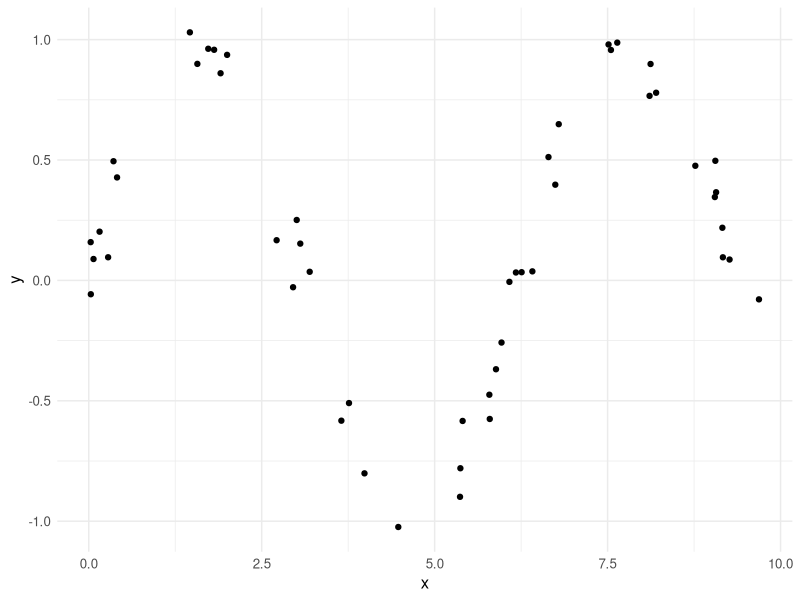
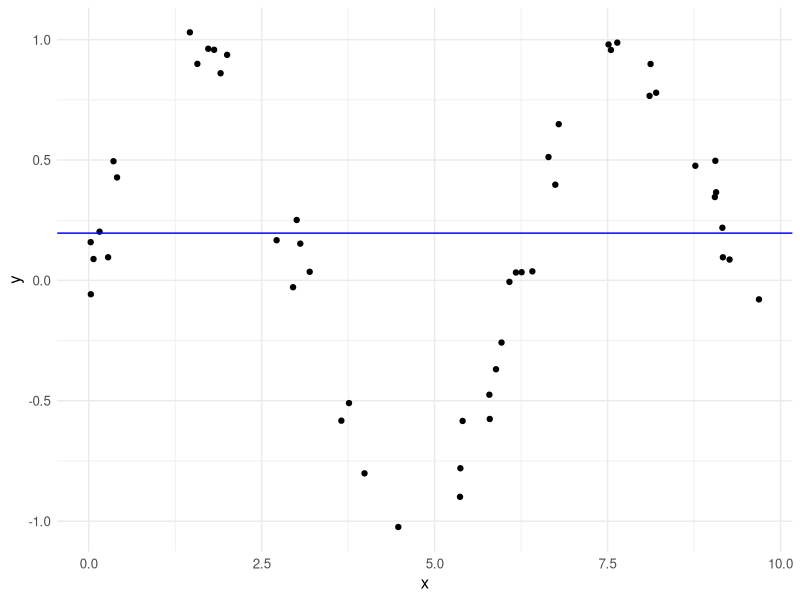

R code for these plots, in order: (Note: this script raises an error after producing the figures.)
# ------------------------------------------------------------------------------
# FIG: TREE-BASED GRADIENT BOOSTING ANIMATION
# ------------------------------------------------------------------------------

# Purpose: visualize tree-based gb with running animation

library(rpart)
library(gridExtra)
library(ggplot2)
library(knitr)
library(data.table)

# DATA -------------------------------------------------------------------------

set.seed(122L)
n <- 50L
x <- sort(10L * runif(n))
X <- data.frame(x_1 = x)
set.seed(122L)
y <- sin(x) + rnorm(length(x), mean = 0L, sd = sqrt(0.01))

# FUNCTIONS --------------------------------------------------------------------

# Define function that conducts animation for increasing m

anim <- function(X, 
                 y, 
                 n_baselearners, 
                 minsplit = 3L, 
                 demo = FALSE, 
                 data_all_iterations = TRUE) {
  
  # Initialize values
  
  n <- length(y)
  x_1 <- X[, 1L]
  
  intercept <- mean(y)
  
  models <- vector("list", n_baselearners)
  betas <- numeric(n_baselearners)
  if(data_all_iterations) traces <- vector("list", n_baselearners)
  
  # Define predictive function
  
  predict_additive <- function(m) {
    
    if (m == 0L) return(rep(intercept, n))
    
    p <- sapply(seq_len(m), function(i) predict(models[[i]], newdata = X))
    p %*% betas[seq_len(m)] + intercept
    
  }
  
  # Define loss function
  
  compute_loss <- function(y_hat) (y - y_hat)
  
  # Define line search (actually unnecessary and stupid for L2 loss...)
  
  conduct_line_search <- function(y_hat, r_hat) {
    
    objective <- function(beta) crossprod(y - (y_hat + beta * r_hat))
    opt <- optimize(objective, interval = c(0L, 10000L))
    
    if (demo) print(opt)
    
    opt$minimum
    
  }

  # Iterate
  
  for (m in seq_len(n_baselearners)) {
    
    if (demo) messagef("Iteration: %i", m)
    
    # Compute pseudo-residuals
    
    y_hat <- predict_additive(m - 1L)
    r <- compute_loss(y_hat)
    
    # Fit model to pseudo-residuals
    
    r_data <- data.frame(X, r = r)
    
    model <- rpart::rpart(
      r ~ ., 
      data = r_data, 
      maxdepth = 1L, 
      minsplit = minsplit, 
      minbucket = minsplit, 
      xval = 0L)
    
    models[[m]] <- model
    r_hat <- predict(model, newdata = X)
    
    trace <- data.frame(
      x_1 = x_1, y = y, y_hat = y_hat, r = r, r_hat = r_hat)
    
    if (demo) print(trace)
    if (data_all_iterations) traces[[m]] <- trace
    
    beta <- conduct_line_search(y_hat, r_hat)
    betas[[m]] <- beta
    
    if (demo) plot_model(j - 1L, y_hat, r, r_hat, beta)
    if (demo) pause()
    
  }
  
  output <- list(models = models, betas = betas, intercept = intercept)
  if (data_all_iterations) {
    output <- append(output, list(traces))
    names(output)[4L] <- "traces"}
  
  output

}

# Define function that plots data + model and residuals + b^m side by side

plot_model <- function(m, x, y_hat, r, r_hat, beta) {
  
  d <- c(0L, (x[-1L] - x[-length(x)]) / 2L, 0L)
  
  x_grid <- rbind(
    x - d[seq_len(length(x))], 
    x + d[seq_len(length(x)) + 1L])
  
  y_hat_grid <- rep(y_hat, each = 2L)
  r_hat_grid <- rep(r_hat, each = 2L)
  
  p_1 <- ggplot2::ggplot() +
    ggplot2::geom_point(aes(x = x, y = y)) +
    ggplot2::geom_step(aes(x = x_grid, y = y_hat_grid), col = "blue") +
    ggplot2::xlab("x") +
    ggplot2::ggtitle(
      label = NULL , 
      subtitle = sprintf("m = %i: data and model ", m)) +
    ggplot2::theme_minimal() +
    ggplot2::theme(text = ggplot2::element_text(16L))
  
  p_2 <- ggplot2::ggplot() +
    ggplot2::geom_point(aes(x = x, y = r)) +
    ggplot2::geom_step(aes(x = x_grid, y = r_hat_grid), col = "blue") +
    ggplot2::ggtitle(
      label = NULL , 
      subtitle = expression(r^{"[m]"} ~ "and" ~ alpha * b^{"[m]"})) +
    ggplot2::ylim(c(-1L, 1L)) +
    ggplot2::theme_minimal() +
    ggplot2::theme(text = ggplot2::element_text(16L))
  
  gridExtra::grid.arrange(p_1, p_2, nrow = 1L)
  
}

# PLOTS ------------------------------------------------------------------------

# Plot data & initial constant model

p_1 <- ggplot2::ggplot() + 
  ggplot2::geom_point(aes(x = x, y = y)) +
  ggplot2::theme_minimal() +
  ggplot2::theme(text = element_text(size = 12L))

p_2 <- p_1 +
  ggplot2::geom_hline(aes(yintercept = mean(y)), col = "blue")

ggplot2::ggsave("../figure/gbm_anim_data.png", p_1, width = 4L, height = 3.4)
ggplot2::ggsave("../figure/gbm_anim_init.png", p_2, width = 4L, height = 3.4)

# Run animation

z <- anim(X = X, y = y, n_baselearners = 100L)

for (iteration in c(seq_len(6L), 51L)) {
  
  options(warnings = -1L)
  
  assign(
    sprintf("p_%i", iteration), 
    plot_model(
      iteration - 1L,
      x = x,
      y_hat = z$traces[[iteration]]$y_hat, 
      r = z$traces[[iteration]]$r,
      r_hat = z$traces[[iteration]]$r_hat,
      beta = z$betas[[iteration]]))
  
  ggplot2::ggsave(
    sprintf("../figure/gbm_anim_%02i.png", iteration), 
    get(sprintf("p_%i", iteration)), 
    height = 4L, 
    width = 6.2L)
  
}

# TABLES -----------------------------------------------------------------------

data <- data.table::data.table(
  x = x, 
  y = y, 
  f_hat = mean(y),
  r = z$traces[[1]]$r,
  b_hat = z$traces[[1]]$r_hat)
data[, names(data) := lapply(.SD, round, digits = 2L), .SDcols = names(data)]
data.table::setkey(data, x)
data[, row_id := .I]
data.table::setcolorder(data, "row_id")
data

knitr::kable(data[c(1L:3L, nrow(data)), .(x, y, f_hat)], format = "latex")
knitr::kable(data[c(1L:3L, nrow(data))], format = "latex")
